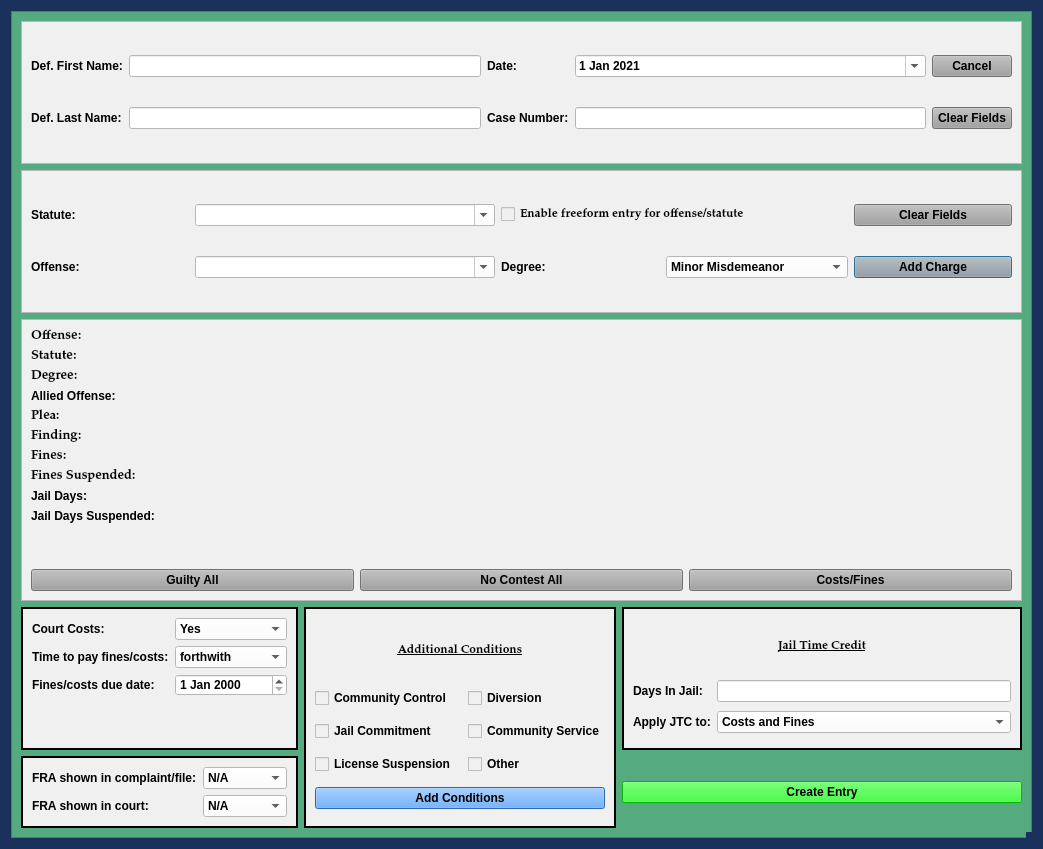
<?xml version="1.0" encoding="UTF-8"?>
<ui version="4.0">
 <class>JailCCPleaDialog</class>
 <widget class="QDialog" name="JailCCPleaDialog">
  <property name="windowModality">
   <enum>Qt::NonModal</enum>
  </property>
  <property name="geometry">
   <rect>
    <x>0</x>
    <y>0</y>
    <width>1043</width>
    <height>849</height>
   </rect>
  </property>
  <property name="sizePolicy">
   <sizepolicy hsizetype="Minimum" vsizetype="Minimum">
    <horstretch>0</horstretch>
    <verstretch>0</verstretch>
   </sizepolicy>
  </property>
  <property name="minimumSize">
   <size>
    <width>0</width>
    <height>0</height>
   </size>
  </property>
  <property name="maximumSize">
   <size>
    <width>2500</width>
    <height>3500</height>
   </size>
  </property>
  <property name="palette">
   <palette>
    <active>
     <colorrole role="Button">
      <brush brushstyle="SolidPattern">
       <color alpha="255">
        <red>25</red>
        <green>49</green>
        <blue>91</blue>
       </color>
      </brush>
     </colorrole>
     <colorrole role="Base">
      <brush brushstyle="SolidPattern">
       <color alpha="255">
        <red>25</red>
        <green>49</green>
        <blue>91</blue>
       </color>
      </brush>
     </colorrole>
     <colorrole role="Window">
      <brush brushstyle="SolidPattern">
       <color alpha="255">
        <red>25</red>
        <green>49</green>
        <blue>91</blue>
       </color>
      </brush>
     </colorrole>
    </active>
    <inactive>
     <colorrole role="Button">
      <brush brushstyle="SolidPattern">
       <color alpha="255">
        <red>25</red>
        <green>49</green>
        <blue>91</blue>
       </color>
      </brush>
     </colorrole>
     <colorrole role="Base">
      <brush brushstyle="SolidPattern">
       <color alpha="255">
        <red>25</red>
        <green>49</green>
        <blue>91</blue>
       </color>
      </brush>
     </colorrole>
     <colorrole role="Window">
      <brush brushstyle="SolidPattern">
       <color alpha="255">
        <red>25</red>
        <green>49</green>
        <blue>91</blue>
       </color>
      </brush>
     </colorrole>
    </inactive>
    <disabled>
     <colorrole role="Button">
      <brush brushstyle="SolidPattern">
       <color alpha="255">
        <red>25</red>
        <green>49</green>
        <blue>91</blue>
       </color>
      </brush>
     </colorrole>
     <colorrole role="Base">
      <brush brushstyle="SolidPattern">
       <color alpha="255">
        <red>25</red>
        <green>49</green>
        <blue>91</blue>
       </color>
      </brush>
     </colorrole>
     <colorrole role="Window">
      <brush brushstyle="SolidPattern">
       <color alpha="255">
        <red>25</red>
        <green>49</green>
        <blue>91</blue>
       </color>
      </brush>
     </colorrole>
    </disabled>
   </palette>
  </property>
  <property name="font">
   <font>
    <family>Palatino Linotype</family>
    <pointsize>10</pointsize>
    <weight>75</weight>
    <italic>false</italic>
    <bold>true</bold>
   </font>
  </property>
  <property name="windowTitle">
   <string>Jail Community Control Plea Case Information</string>
  </property>
  <property name="toolTip">
   <string/>
  </property>
  <property name="styleSheet">
   <string notr="true">background-color: rgb(25, 49, 91);
font: 75 10pt &quot;Palatino Linotype&quot;;
font-weight: bold;</string>
  </property>
  <property name="sizeGripEnabled">
   <bool>true</bool>
  </property>
  <property name="modal">
   <bool>true</bool>
  </property>
  <layout class="QVBoxLayout" name="verticalLayout" stretch="0">
   <item>
    <widget class="QScrollArea" name="scrollArea">
     <property name="styleSheet">
      <string notr="true">background-color: rgb(85, 170, 127);</string>
     </property>
     <property name="widgetResizable">
      <bool>true</bool>
     </property>
     <widget class="QWidget" name="scrollAreaWidgetContents_2">
      <property name="geometry">
       <rect>
        <x>0</x>
        <y>0</y>
        <width>1021</width>
        <height>827</height>
       </rect>
      </property>
      <layout class="QGridLayout" name="gridLayout_4">
       <item row="0" column="0" colspan="3">
        <widget class="QFrame" name="case_name_Frame">
         <property name="sizePolicy">
          <sizepolicy hsizetype="Preferred" vsizetype="Preferred">
           <horstretch>0</horstretch>
           <verstretch>0</verstretch>
          </sizepolicy>
         </property>
         <property name="styleSheet">
          <string notr="true">background-color: rgb(240, 240, 240);</string>
         </property>
         <property name="frameShape">
          <enum>QFrame::StyledPanel</enum>
         </property>
         <property name="frameShadow">
          <enum>QFrame::Raised</enum>
         </property>
         <layout class="QGridLayout" name="gridLayout">
          <item row="0" column="4">
           <widget class="QPushButton" name="cancel_Button">
            <property name="focusPolicy">
             <enum>Qt::NoFocus</enum>
            </property>
            <property name="styleSheet">
             <string notr="true">background-color: rgb(160, 160, 160);</string>
            </property>
            <property name="text">
             <string>Cancel</string>
            </property>
           </widget>
          </item>
          <item row="1" column="2">
           <widget class="QLabel" name="label_3">
            <property name="text">
             <string>Case Number:</string>
            </property>
           </widget>
          </item>
          <item row="1" column="0">
           <widget class="QLabel" name="label_2">
            <property name="text">
             <string>Def. Last Name:</string>
            </property>
           </widget>
          </item>
          <item row="1" column="1">
           <widget class="QLineEdit" name="defendant_last_name_lineEdit">
            <property name="enabled">
             <bool>true</bool>
            </property>
            <property name="styleSheet">
             <string notr="true">background-color: rgb(255, 255, 255);</string>
            </property>
           </widget>
          </item>
          <item row="0" column="0">
           <widget class="QLabel" name="label">
            <property name="text">
             <string>Def. First Name:</string>
            </property>
           </widget>
          </item>
          <item row="0" column="1">
           <widget class="QLineEdit" name="defendant_first_name_lineEdit">
            <property name="maximumSize">
             <size>
              <width>500</width>
              <height>16777215</height>
             </size>
            </property>
            <property name="styleSheet">
             <string notr="true">background-color: rgb(255, 255, 255);</string>
            </property>
           </widget>
          </item>
          <item row="0" column="3">
           <widget class="QDateEdit" name="plea_trial_date">
            <property name="focusPolicy">
             <enum>Qt::NoFocus</enum>
            </property>
            <property name="styleSheet">
             <string notr="true">background-color: rgb(255, 255, 255);</string>
            </property>
            <property name="minimumDate">
             <date>
              <year>2021</year>
              <month>1</month>
              <day>1</day>
             </date>
            </property>
            <property name="calendarPopup">
             <bool>true</bool>
            </property>
            <property name="date">
             <date>
              <year>2021</year>
              <month>1</month>
              <day>1</day>
             </date>
            </property>
           </widget>
          </item>
          <item row="0" column="2">
           <widget class="QLabel" name="label_26">
            <property name="text">
             <string>Date:</string>
            </property>
           </widget>
          </item>
          <item row="1" column="4">
           <widget class="QPushButton" name="clear_fields_case_Button">
            <property name="focusPolicy">
             <enum>Qt::NoFocus</enum>
            </property>
            <property name="styleSheet">
             <string notr="true">background-color: rgb(160, 160, 160);</string>
            </property>
            <property name="text">
             <string>Clear Fields</string>
            </property>
           </widget>
          </item>
          <item row="1" column="3">
           <widget class="QLineEdit" name="case_number_lineEdit">
            <property name="maximumSize">
             <size>
              <width>500</width>
              <height>16777215</height>
             </size>
            </property>
            <property name="styleSheet">
             <string notr="true">background-color: rgb(255, 255, 255);</string>
            </property>
           </widget>
          </item>
         </layout>
        </widget>
       </item>
       <item row="1" column="0" colspan="3">
        <widget class="QFrame" name="frame_3">
         <property name="sizePolicy">
          <sizepolicy hsizetype="Preferred" vsizetype="Preferred">
           <horstretch>0</horstretch>
           <verstretch>0</verstretch>
          </sizepolicy>
         </property>
         <property name="styleSheet">
          <string notr="true">background-color: rgb(240, 240, 240);</string>
         </property>
         <property name="frameShape">
          <enum>QFrame::StyledPanel</enum>
         </property>
         <property name="frameShadow">
          <enum>QFrame::Raised</enum>
         </property>
         <layout class="QGridLayout" name="gridLayout_2">
          <item row="0" column="0">
           <widget class="QLabel" name="label_6">
            <property name="text">
             <string>Statute:</string>
            </property>
           </widget>
          </item>
          <item row="1" column="1">
           <widget class="QComboBox" name="offense_choice_box">
            <property name="minimumSize">
             <size>
              <width>300</width>
              <height>0</height>
             </size>
            </property>
            <property name="styleSheet">
             <string notr="true">background-color: rgb(255, 255, 255);</string>
            </property>
            <property name="editable">
             <bool>true</bool>
            </property>
           </widget>
          </item>
          <item row="1" column="2">
           <widget class="QLabel" name="label_23">
            <property name="text">
             <string>Degree:</string>
            </property>
           </widget>
          </item>
          <item row="0" column="1">
           <widget class="QComboBox" name="statute_choice_box">
            <property name="enabled">
             <bool>true</bool>
            </property>
            <property name="minimumSize">
             <size>
              <width>300</width>
              <height>0</height>
             </size>
            </property>
            <property name="focusPolicy">
             <enum>Qt::WheelFocus</enum>
            </property>
            <property name="styleSheet">
             <string notr="true">background-color: rgb(255, 255, 255);</string>
            </property>
            <property name="editable">
             <bool>true</bool>
            </property>
           </widget>
          </item>
          <item row="1" column="0">
           <widget class="QLabel" name="label_15">
            <property name="text">
             <string>Offense:</string>
            </property>
           </widget>
          </item>
          <item row="0" column="4">
           <widget class="QPushButton" name="clear_fields_charge_Button">
            <property name="focusPolicy">
             <enum>Qt::NoFocus</enum>
            </property>
            <property name="styleSheet">
             <string notr="true">background-color: rgb(160, 160, 160);</string>
            </property>
            <property name="text">
             <string>Clear Fields</string>
            </property>
           </widget>
          </item>
          <item row="1" column="3">
           <widget class="QComboBox" name="degree_choice_box">
            <property name="enabled">
             <bool>true</bool>
            </property>
            <property name="focusPolicy">
             <enum>Qt::NoFocus</enum>
            </property>
            <property name="styleSheet">
             <string notr="true">background-color: rgb(255, 255, 255);</string>
            </property>
            <item>
             <property name="text">
              <string>Minor Misdemeanor</string>
             </property>
            </item>
            <item>
             <property name="text">
              <string>M1</string>
             </property>
            </item>
            <item>
             <property name="text">
              <string>M2</string>
             </property>
            </item>
            <item>
             <property name="text">
              <string>M3</string>
             </property>
            </item>
            <item>
             <property name="text">
              <string>M4</string>
             </property>
            </item>
            <item>
             <property name="text">
              <string>Unclassified Misdemeanor</string>
             </property>
            </item>
           </widget>
          </item>
          <item row="1" column="4">
           <widget class="QPushButton" name="add_charge_Button">
            <property name="styleSheet">
             <string notr="true">background-color: rgb(160, 160, 160);</string>
            </property>
            <property name="text">
             <string>Add Charge</string>
            </property>
           </widget>
          </item>
          <item row="0" column="2" colspan="2">
           <widget class="QCheckBox" name="freeform_entry_checkBox">
            <property name="font">
             <font>
              <family>Palatino Linotype</family>
              <pointsize>9</pointsize>
              <weight>9</weight>
              <italic>false</italic>
              <bold>false</bold>
             </font>
            </property>
            <property name="focusPolicy">
             <enum>Qt::NoFocus</enum>
            </property>
            <property name="styleSheet">
             <string notr="true">font: 75 9pt &quot;Palatino Linotype&quot;;</string>
            </property>
            <property name="text">
             <string>Enable freeform entry for offense/statute</string>
            </property>
           </widget>
          </item>
         </layout>
        </widget>
       </item>
       <item row="2" column="0" colspan="3">
        <widget class="QFrame" name="frame">
         <property name="sizePolicy">
          <sizepolicy hsizetype="Preferred" vsizetype="Preferred">
           <horstretch>0</horstretch>
           <verstretch>0</verstretch>
          </sizepolicy>
         </property>
         <property name="styleSheet">
          <string notr="true">background-color: rgb(240, 240, 240);</string>
         </property>
         <property name="frameShape">
          <enum>QFrame::StyledPanel</enum>
         </property>
         <property name="frameShadow">
          <enum>QFrame::Raised</enum>
         </property>
         <layout class="QVBoxLayout" name="verticalLayout_2">
          <item>
           <layout class="QGridLayout" name="gridLayout_3">
            <item row="0" column="0" colspan="3">
             <layout class="QGridLayout" name="charges_gridLayout">
              <item row="4" column="0">
               <widget class="QLabel" name="plea_label_1">
                <property name="font">
                 <font>
                  <family>Palatino Linotype</family>
                  <pointsize>10</pointsize>
                  <weight>75</weight>
                  <italic>false</italic>
                  <bold>true</bold>
                 </font>
                </property>
                <property name="text">
                 <string>Plea:</string>
                </property>
               </widget>
              </item>
              <item row="8" column="0">
               <widget class="QLabel" name="label_8">
                <property name="text">
                 <string>Jail Days:</string>
                </property>
               </widget>
              </item>
              <item row="0" column="0">
               <widget class="QLabel" name="offense_label_1">
                <property name="font">
                 <font>
                  <family>Palatino Linotype</family>
                  <pointsize>10</pointsize>
                  <weight>75</weight>
                  <italic>false</italic>
                  <bold>true</bold>
                 </font>
                </property>
                <property name="text">
                 <string>Offense:</string>
                </property>
                <property name="wordWrap">
                 <bool>true</bool>
                </property>
               </widget>
              </item>
              <item row="1" column="0">
               <widget class="QLabel" name="label_19">
                <property name="font">
                 <font>
                  <family>Palatino Linotype</family>
                  <pointsize>10</pointsize>
                  <weight>75</weight>
                  <italic>false</italic>
                  <bold>true</bold>
                 </font>
                </property>
                <property name="text">
                 <string>Statute:</string>
                </property>
               </widget>
              </item>
              <item row="6" column="0">
               <widget class="QLabel" name="label_17">
                <property name="font">
                 <font>
                  <family>Palatino Linotype</family>
                  <pointsize>10</pointsize>
                  <weight>75</weight>
                  <italic>false</italic>
                  <bold>true</bold>
                 </font>
                </property>
                <property name="text">
                 <string>Fines:</string>
                </property>
               </widget>
              </item>
              <item row="3" column="0">
               <widget class="QLabel" name="label_7">
                <property name="text">
                 <string>Allied Offense:</string>
                </property>
               </widget>
              </item>
              <item row="10" column="0">
               <widget class="QLabel" name="label_4">
                <property name="text">
                 <string/>
                </property>
               </widget>
              </item>
              <item row="11" column="0">
               <widget class="QLabel" name="label_5">
                <property name="text">
                 <string/>
                </property>
               </widget>
              </item>
              <item row="7" column="0">
               <widget class="QLabel" name="label_10">
                <property name="font">
                 <font>
                  <family>Palatino Linotype</family>
                  <pointsize>10</pointsize>
                  <weight>75</weight>
                  <italic>false</italic>
                  <bold>true</bold>
                 </font>
                </property>
                <property name="text">
                 <string>Fines Suspended:</string>
                </property>
               </widget>
              </item>
              <item row="5" column="0">
               <widget class="QLabel" name="label_14">
                <property name="font">
                 <font>
                  <family>Palatino Linotype</family>
                  <pointsize>10</pointsize>
                  <weight>75</weight>
                  <italic>false</italic>
                  <bold>true</bold>
                 </font>
                </property>
                <property name="text">
                 <string>Finding:</string>
                </property>
               </widget>
              </item>
              <item row="2" column="0">
               <widget class="QLabel" name="label_20">
                <property name="font">
                 <font>
                  <family>Palatino Linotype</family>
                  <pointsize>10</pointsize>
                  <weight>75</weight>
                  <italic>false</italic>
                  <bold>true</bold>
                 </font>
                </property>
                <property name="text">
                 <string>Degree:</string>
                </property>
               </widget>
              </item>
              <item row="9" column="0">
               <widget class="QLabel" name="label_12">
                <property name="text">
                 <string>Jail Days Suspended:</string>
                </property>
               </widget>
              </item>
             </layout>
            </item>
            <item row="1" column="0">
             <widget class="QPushButton" name="guilty_all_Button">
              <property name="sizePolicy">
               <sizepolicy hsizetype="Preferred" vsizetype="Fixed">
                <horstretch>0</horstretch>
                <verstretch>0</verstretch>
               </sizepolicy>
              </property>
              <property name="focusPolicy">
               <enum>Qt::NoFocus</enum>
              </property>
              <property name="styleSheet">
               <string notr="true">background-color: rgb(160, 160, 160);</string>
              </property>
              <property name="text">
               <string>Guilty All</string>
              </property>
             </widget>
            </item>
            <item row="1" column="1">
             <widget class="QPushButton" name="no_contest_all_Button">
              <property name="sizePolicy">
               <sizepolicy hsizetype="Preferred" vsizetype="Fixed">
                <horstretch>0</horstretch>
                <verstretch>0</verstretch>
               </sizepolicy>
              </property>
              <property name="focusPolicy">
               <enum>Qt::NoFocus</enum>
              </property>
              <property name="styleSheet">
               <string notr="true">background-color: rgb(160, 160, 160);</string>
              </property>
              <property name="text">
               <string>No Contest All</string>
              </property>
             </widget>
            </item>
            <item row="1" column="2">
             <widget class="QPushButton" name="costs_and_fines_Button">
              <property name="sizePolicy">
               <sizepolicy hsizetype="Preferred" vsizetype="Fixed">
                <horstretch>0</horstretch>
                <verstretch>0</verstretch>
               </sizepolicy>
              </property>
              <property name="focusPolicy">
               <enum>Qt::NoFocus</enum>
              </property>
              <property name="styleSheet">
               <string notr="true">background-color: rgb(160, 160, 160);</string>
              </property>
              <property name="text">
               <string>Costs/Fines</string>
              </property>
              <property name="flat">
               <bool>false</bool>
              </property>
             </widget>
            </item>
           </layout>
          </item>
         </layout>
        </widget>
       </item>
       <item row="3" column="0">
        <widget class="QFrame" name="frame_5">
         <property name="sizePolicy">
          <sizepolicy hsizetype="Preferred" vsizetype="Preferred">
           <horstretch>0</horstretch>
           <verstretch>0</verstretch>
          </sizepolicy>
         </property>
         <property name="styleSheet">
          <string notr="true">background-color: rgb(240, 240, 240);</string>
         </property>
         <property name="frameShape">
          <enum>QFrame::Box</enum>
         </property>
         <property name="frameShadow">
          <enum>QFrame::Plain</enum>
         </property>
         <property name="lineWidth">
          <number>2</number>
         </property>
         <layout class="QFormLayout" name="formLayout">
          <item row="0" column="0">
           <widget class="QLabel" name="label_11">
            <property name="text">
             <string>Court Costs:</string>
            </property>
           </widget>
          </item>
          <item row="0" column="1">
           <widget class="QComboBox" name="court_costs_box">
            <property name="styleSheet">
             <string notr="true">background-color: rgb(255, 255, 255);</string>
            </property>
            <item>
             <property name="text">
              <string>Yes</string>
             </property>
            </item>
            <item>
             <property name="text">
              <string>No</string>
             </property>
            </item>
           </widget>
          </item>
          <item row="1" column="0">
           <widget class="QLabel" name="label_9">
            <property name="text">
             <string>Time to pay fines/costs:</string>
            </property>
           </widget>
          </item>
          <item row="1" column="1">
           <widget class="QComboBox" name="ability_to_pay_box">
            <property name="styleSheet">
             <string notr="true">background-color: rgb(255, 255, 255);</string>
            </property>
            <item>
             <property name="text">
              <string>forthwith</string>
             </property>
            </item>
            <item>
             <property name="text">
              <string>within 30 days</string>
             </property>
            </item>
            <item>
             <property name="text">
              <string>within 60 days</string>
             </property>
            </item>
            <item>
             <property name="text">
              <string>within 90 days</string>
             </property>
            </item>
           </widget>
          </item>
          <item row="2" column="0">
           <widget class="QLabel" name="label_18">
            <property name="text">
             <string>Fines/costs due date:</string>
            </property>
           </widget>
          </item>
          <item row="2" column="1">
           <widget class="QDateEdit" name="balance_due_date">
            <property name="styleSheet">
             <string notr="true">background-color: rgb(255, 255, 255);</string>
            </property>
           </widget>
          </item>
         </layout>
        </widget>
       </item>
       <item row="3" column="1" rowspan="2">
        <widget class="QFrame" name="frame_6">
         <property name="sizePolicy">
          <sizepolicy hsizetype="Preferred" vsizetype="Preferred">
           <horstretch>0</horstretch>
           <verstretch>0</verstretch>
          </sizepolicy>
         </property>
         <property name="styleSheet">
          <string notr="true">background-color: rgb(240, 240, 240);
font: 75 9pt &quot;Palatino Linotype&quot;;
font-weight: bold;</string>
         </property>
         <property name="frameShape">
          <enum>QFrame::Box</enum>
         </property>
         <property name="frameShadow">
          <enum>QFrame::Plain</enum>
         </property>
         <property name="lineWidth">
          <number>2</number>
         </property>
         <layout class="QGridLayout" name="gridLayout_5">
          <item row="0" column="0" colspan="3">
           <widget class="QLabel" name="add_conditions_label">
            <property name="maximumSize">
             <size>
              <width>16777215</width>
              <height>50</height>
             </size>
            </property>
            <property name="font">
             <font>
              <family>Palatino Linotype</family>
              <pointsize>9</pointsize>
              <weight>75</weight>
              <italic>false</italic>
              <bold>true</bold>
              <underline>true</underline>
             </font>
            </property>
            <property name="text">
             <string>Additional Conditions</string>
            </property>
            <property name="alignment">
             <set>Qt::AlignCenter</set>
            </property>
           </widget>
          </item>
          <item row="4" column="0">
           <widget class="QCheckBox" name="license_suspension_checkBox">
            <property name="text">
             <string>License Suspension</string>
            </property>
           </widget>
          </item>
          <item row="2" column="2">
           <widget class="QCheckBox" name="checkBox">
            <property name="text">
             <string>Diversion</string>
            </property>
           </widget>
          </item>
          <item row="2" column="0">
           <widget class="QCheckBox" name="community_control_checkBox">
            <property name="text">
             <string>Community Control</string>
            </property>
           </widget>
          </item>
          <item row="4" column="2">
           <widget class="QCheckBox" name="other_conditions_checkBox">
            <property name="enabled">
             <bool>true</bool>
            </property>
            <property name="focusPolicy">
             <enum>Qt::StrongFocus</enum>
            </property>
            <property name="text">
             <string>Other</string>
            </property>
           </widget>
          </item>
          <item row="3" column="2">
           <widget class="QCheckBox" name="community_service_checkBox">
            <property name="text">
             <string>Community Service</string>
            </property>
           </widget>
          </item>
          <item row="3" column="0">
           <widget class="QCheckBox" name="jail_checkBox">
            <property name="text">
             <string>Jail Commitment</string>
            </property>
           </widget>
          </item>
          <item row="5" column="0" colspan="3">
           <widget class="QPushButton" name="add_conditions_Button">
            <property name="styleSheet">
             <string notr="true">background-color: rgb(62, 146, 255)</string>
            </property>
            <property name="text">
             <string>Add Conditions</string>
            </property>
            <property name="autoDefault">
             <bool>false</bool>
            </property>
           </widget>
          </item>
         </layout>
        </widget>
       </item>
       <item row="4" column="0">
        <widget class="QFrame" name="frame_7">
         <property name="sizePolicy">
          <sizepolicy hsizetype="Preferred" vsizetype="Preferred">
           <horstretch>0</horstretch>
           <verstretch>0</verstretch>
          </sizepolicy>
         </property>
         <property name="styleSheet">
          <string notr="true">background-color: rgb(240, 240, 240);</string>
         </property>
         <property name="frameShape">
          <enum>QFrame::Box</enum>
         </property>
         <property name="frameShadow">
          <enum>QFrame::Plain</enum>
         </property>
         <property name="lineWidth">
          <number>2</number>
         </property>
         <layout class="QFormLayout" name="formLayout_2">
          <item row="0" column="0">
           <widget class="QLabel" name="label_21">
            <property name="text">
             <string>FRA shown in complaint/file:</string>
            </property>
           </widget>
          </item>
          <item row="0" column="1">
           <widget class="QComboBox" name="fra_in_file_box">
            <property name="styleSheet">
             <string notr="true">background-color: rgb(255, 255, 255);</string>
            </property>
            <item>
             <property name="text">
              <string>N/A</string>
             </property>
            </item>
            <item>
             <property name="text">
              <string>Yes</string>
             </property>
            </item>
            <item>
             <property name="text">
              <string>No</string>
             </property>
            </item>
           </widget>
          </item>
          <item row="1" column="0">
           <widget class="QLabel" name="label_22">
            <property name="text">
             <string>FRA shown in court:</string>
            </property>
           </widget>
          </item>
          <item row="1" column="1">
           <widget class="QComboBox" name="fra_in_court_box">
            <property name="styleSheet">
             <string notr="true">background-color: rgb(255, 255, 255);</string>
            </property>
            <item>
             <property name="text">
              <string>N/A</string>
             </property>
            </item>
            <item>
             <property name="text">
              <string>Yes</string>
             </property>
            </item>
            <item>
             <property name="text">
              <string>No</string>
             </property>
            </item>
           </widget>
          </item>
         </layout>
        </widget>
       </item>
       <item row="3" column="2">
        <widget class="QFrame" name="frame_2">
         <property name="styleSheet">
          <string notr="true">background-color: rgb(240, 240, 240);
font: 75 9pt &quot;Palatino Linotype&quot;;
font-weight: bold;</string>
         </property>
         <property name="frameShape">
          <enum>QFrame::Box</enum>
         </property>
         <property name="frameShadow">
          <enum>QFrame::Plain</enum>
         </property>
         <property name="lineWidth">
          <number>2</number>
         </property>
         <layout class="QGridLayout" name="gridLayout_6">
          <item row="1" column="0">
           <widget class="QLabel" name="label_13">
            <property name="text">
             <string>Days In Jail:</string>
            </property>
           </widget>
          </item>
          <item row="1" column="1">
           <widget class="QLineEdit" name="lineEdit">
            <property name="styleSheet">
             <string notr="true">background-color: rgb(255, 255, 255);</string>
            </property>
           </widget>
          </item>
          <item row="0" column="0" colspan="2">
           <widget class="QLabel" name="add_conditions_label_2">
            <property name="maximumSize">
             <size>
              <width>16777215</width>
              <height>50</height>
             </size>
            </property>
            <property name="font">
             <font>
              <family>Palatino Linotype</family>
              <pointsize>9</pointsize>
              <weight>75</weight>
              <italic>false</italic>
              <bold>true</bold>
              <underline>true</underline>
             </font>
            </property>
            <property name="text">
             <string>Jail Time Credit</string>
            </property>
            <property name="alignment">
             <set>Qt::AlignCenter</set>
            </property>
           </widget>
          </item>
          <item row="2" column="0">
           <widget class="QLabel" name="label_16">
            <property name="text">
             <string>Apply JTC to:</string>
            </property>
           </widget>
          </item>
          <item row="2" column="1">
           <widget class="QComboBox" name="comboBox">
            <property name="styleSheet">
             <string notr="true">background-color: rgb(255, 255, 255);</string>
            </property>
            <item>
             <property name="text">
              <string>Costs and Fines</string>
             </property>
            </item>
            <item>
             <property name="text">
              <string>Sentence</string>
             </property>
            </item>
           </widget>
          </item>
         </layout>
        </widget>
       </item>
       <item row="4" column="2">
        <widget class="QPushButton" name="create_entry_Button">
         <property name="styleSheet">
          <string notr="true">background-color: rgb(0, 255, 0);</string>
         </property>
         <property name="text">
          <string>Create Entry</string>
         </property>
         <property name="autoDefault">
          <bool>false</bool>
         </property>
        </widget>
       </item>
      </layout>
     </widget>
    </widget>
   </item>
  </layout>
 </widget>
 <tabstops>
  <tabstop>defendant_first_name_lineEdit</tabstop>
  <tabstop>defendant_last_name_lineEdit</tabstop>
  <tabstop>case_number_lineEdit</tabstop>
  <tabstop>statute_choice_box</tabstop>
  <tabstop>offense_choice_box</tabstop>
  <tabstop>add_charge_Button</tabstop>
  <tabstop>court_costs_box</tabstop>
  <tabstop>ability_to_pay_box</tabstop>
  <tabstop>balance_due_date</tabstop>
  <tabstop>fra_in_file_box</tabstop>
  <tabstop>fra_in_court_box</tabstop>
  <tabstop>license_suspension_checkBox</tabstop>
  <tabstop>scrollArea</tabstop>
 </tabstops>
 <resources/>
 <connections/>
 <slots>
  <slot>create_entry()</slot>
  <slot>continue_dialog()</slot>
  <slot>close_window()</slot>
  <slot>set_dialog()</slot>
  <slot>update_case_information()</slot>
  <slot>ovi_dialog()</slot>
  <slot>sentencing_dialog()</slot>
  <slot>proceed_to_sentencing()</slot>
  <slot>proceed_to_ovi()</slot>
  <slot>add_charge()</slot>
  <slot>set_statute()</slot>
  <slot>set_pay_date()</slot>
  <slot>amend_offense()</slot>
  <slot>set_offense()</slot>
  <slot>add_charge_to_view()</slot>
  <slot>delete_charge()</slot>
  <slot>delete_charge_from_view()</slot>
  <slot>close_event()</slot>
  <slot>set_fra_in_file()</slot>
  <slot>set_fra_in_court()</slot>
  <slot>start_add_conditions_dialog()</slot>
  <slot>start_amend_offense_dialog()</slot>
 </slots>
</ui>
